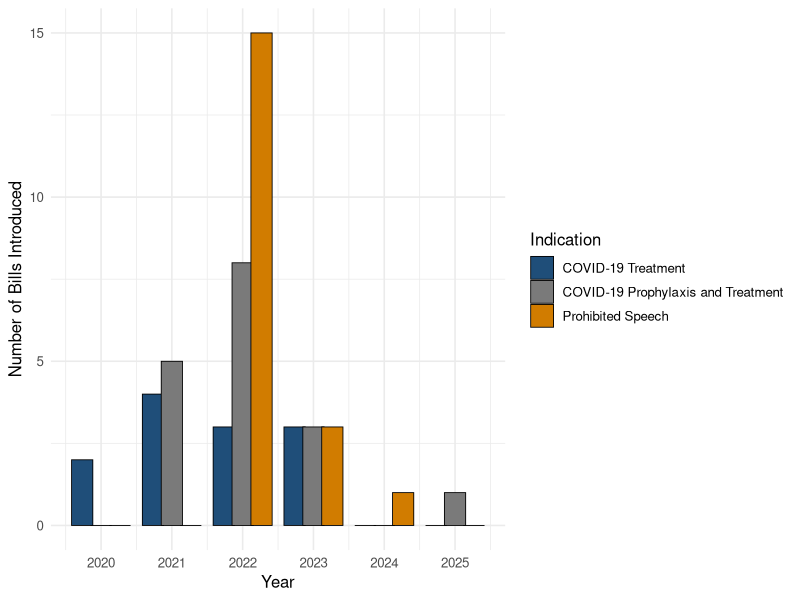
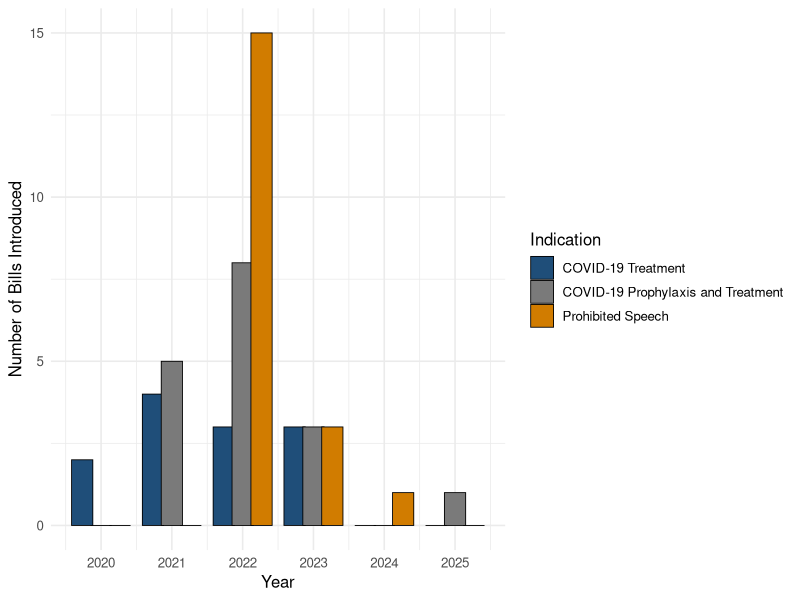

Recreate these plots in R, in order.
################################################################################
#                                                                              #
# PROJECT: Changes in the scope & intent of US state legislation on ivermectin #
#          and pharmacy dispensing trends, 2020–2026                           #                                                                           #
# CODED BY: Jessica Ibiebele                                                   #
# DATE: Jan 21, 2026                                                           #
#                                                                              #
################################################################################

## Manuscript Figure 2: Annual number of bills (2020-2025) by provision type: 
## indicated for COVID-19 treatment, indicated for COVID-19 prophylaxis and treatment, 
## and prohibited speech about indication. 

# Load packages
library(ggplot2)
library(tidyverse)
library(readxl)

# Load data
fig_2 <- read_xlsx('Data_Figure_2.xlsx')

# Data manipulation 
fig_2$Indication <- factor(
  fig_2$Indication,
  levels = c("COVID-19 Treatment", 
             "COVID-19 Prophylaxis and Treatment", 
             "Prohibited Speech")
)

# Create plot
ggplot(fig_2, aes(
  x = Year,
  y = Bill_Count,
  fill = Indication
)) +
  geom_col(
    position = position_dodge(width = 0.8),
    color = "black",        # outlines improve grayscale readability
    linewidth = 0.3
  ) +
  scale_fill_manual(
    values = c(
      "COVID-19 Treatment" = "#1F4E79",
      "COVID-19 Prophylaxis and Treatment" = "#7A7A7A",
      "Prohibited Speech" = "#D17C00"
    )
  ) +
  labs(
    x = "Year",
    y = "Number of Bills Introduced",
    fill = "Indication"
  ) +
  scale_x_continuous(
    breaks = 2020:2025
  ) +
  theme_minimal(base_size = 12)

# Save 
ggsave(
  "figure2.png",
  width = 7,
  height = 5,
  units = "in",
  dpi = 300
)
